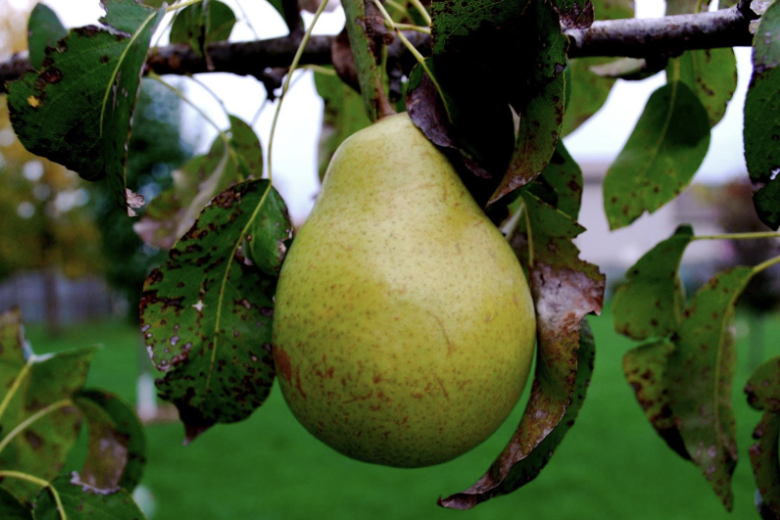
#> input picture images/pair-color.png, 780 x 520 px
$ jupyter execute lecture-14-point-operations.ipynb
#> lines starting #> are read from the running program, lines starting #| are printed output that depends on the picture; after the words box and inside, x2 and y2 are one past the last pixel; in counts of white or black regions, pixels touching at a corner belong together
[cell 1]
import numpy as np
import cv2
from matplotlib import pyplot as plt

[cell 2]
img = cv2.imread("../images/pair-color.png")
#> img is the input picture: shape (520, 780, 3); mean B, G, R 53.2, 88.5, 75.6

[cell 3]
plt.imshow(img[:,:,::-1])

[cell 4]
img_gray = cv2.cvtColor(img, cv2.COLOR_BGR2GRAY)
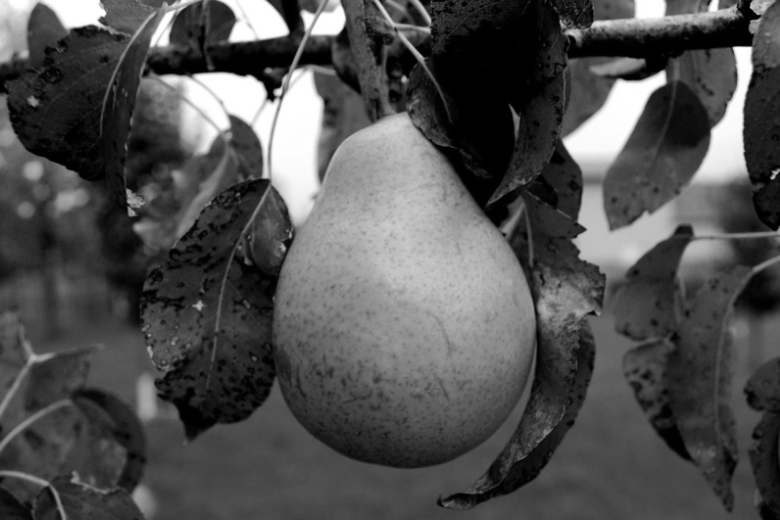
#> img_gray: shape (520, 780); min 0, max 255, mean 80.6

[cell 5]
plt.imshow(img_gray, cmap="gray")
plt.yticks([])
plt.xticks([])

[cell 6]
img_disp = np.maximum(0, np.minimum(255, img_gray.astype(int)))
plt.figure(figsize=(8, 8))
plt.imshow(img_disp, cmap="gray")
plt.yticks([])
plt.xticks([])
plt.figure(figsize=(8, 3))
_, _, _ = plt.hist(img_disp.flatten(), bins=np.linspace(0, 255, 255), color="black")
plt.yticks([])
plt.xticks([0, 255])
plt.xlim(0, 255)

[cell 7]
img_disp = np.maximum(0, np.minimum(255, img_gray.astype(int) * 1.5))
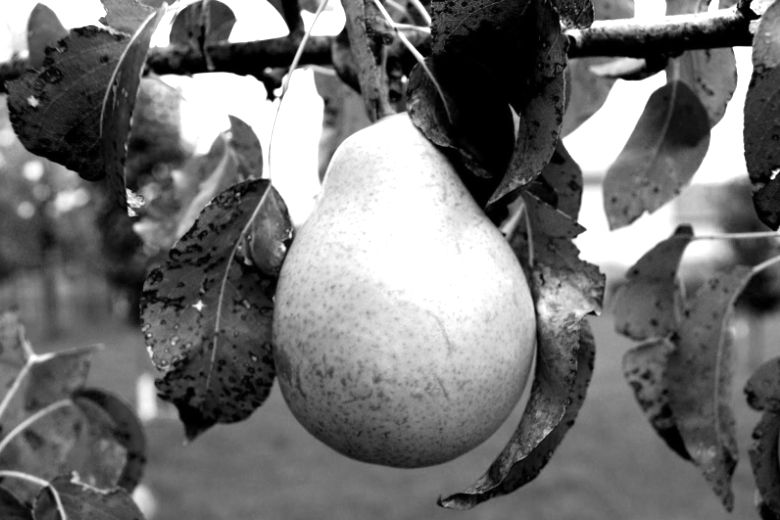
#> img_disp: shape (520, 780) float64; min 0, max 255, mean 113.6
plt.figure(figsize=(8, 8))
plt.imshow(img_disp, cmap="gray")
plt.yticks([])
plt.xticks([])
plt.figure(figsize=(8, 3))
_, _, _ = plt.hist(img_disp.flatten(), bins=np.linspace(0, 255, 255), color="black")
plt.yticks([])
plt.xticks([0, 255])
plt.xlim(0, 255)
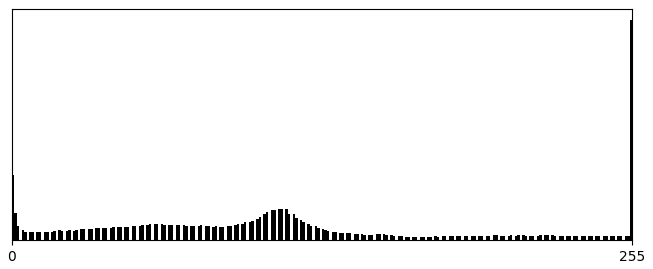
#> figure drawn by matplotlib, 1 panel

[cell 8]
img_disp = np.maximum(0, np.minimum(255, img_gray.astype(int) + 50))
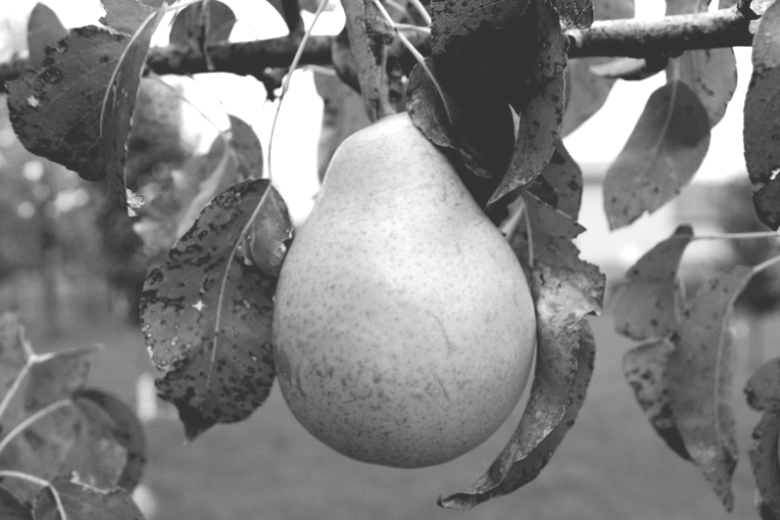
#> img_disp: shape (520, 780) int64; min 50, max 255, mean 128.5
plt.figure(figsize=(8, 8))
plt.imshow(img_disp, cmap="gray")
plt.yticks([])
plt.xticks([])
plt.figure(figsize=(8, 3))
_, _, _ = plt.hist(img_disp.flatten(), bins=np.linspace(0, 255, 255), color="black")
plt.yticks([])
plt.xticks([0, 255])
plt.xlim(0, 255)
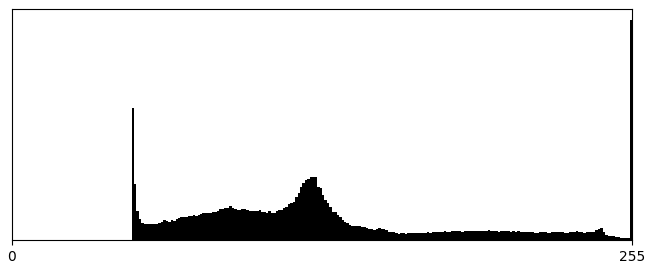
#> figure drawn by matplotlib, 1 panel

[cell 9]
img_disp = np.maximum(0, np.minimum(255, img_gray.max() - img_gray))
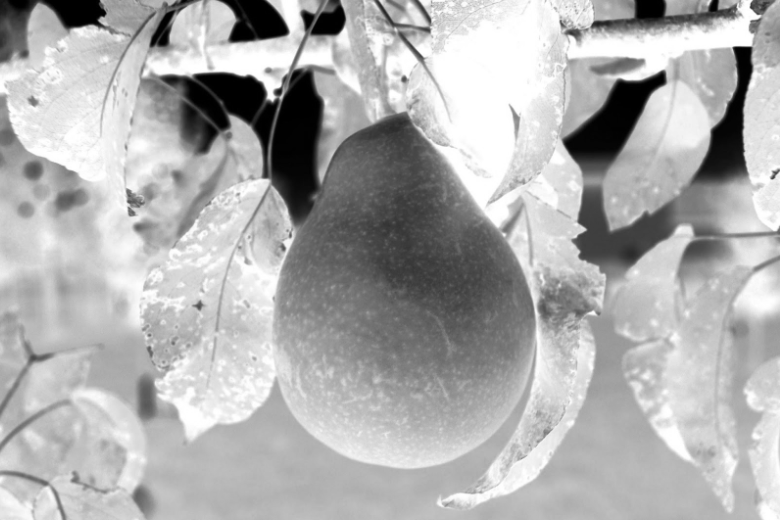
#> img_disp: shape (520, 780); min 0, max 255, mean 174.4
plt.figure(figsize=(8, 8))
plt.imshow(img_disp, cmap="gray")
plt.yticks([])
plt.xticks([])
plt.figure(figsize=(8, 3))
_, _, _ = plt.hist(img_disp.flatten(), bins=np.linspace(0, 255, 255), color="black")
plt.yticks([])
plt.xticks([0, 255])
plt.xlim(0, 255)
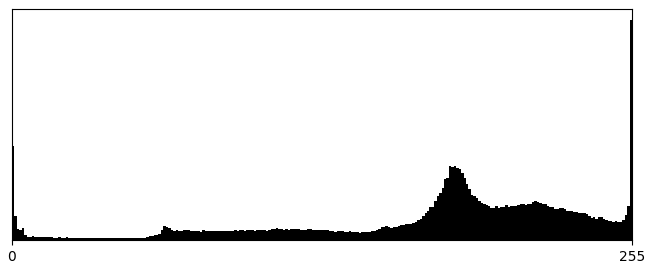
#> figure drawn by matplotlib, 1 panel

[cell 10]
img_disp = np.maximum(0, np.minimum(255, 255*(img_gray > 90)))
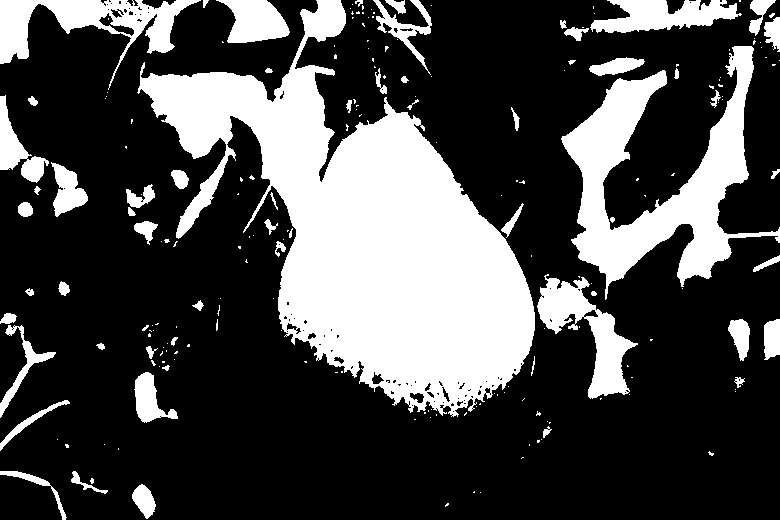
#> img_disp: shape (520, 780) int64; 28.7% white; 207 white regions (145 under 20 px), largest, box (x1, y1, x2, y2) and area: (137, 0, 535, 417) 68377, (561, 46, 780, 300) 18582, (0, 0, 201, 90) 5771
plt.figure(figsize=(8, 8))
plt.imshow(img_disp, cmap="gray")
plt.yticks([])
plt.xticks([])
plt.figure(figsize=(8, 3))
_, _, _ = plt.hist(img_disp.flatten(), bins=np.linspace(0, 255, 255), color="black")
plt.yticks([])
plt.xticks([0, 255])
plt.xlim(0, 255)
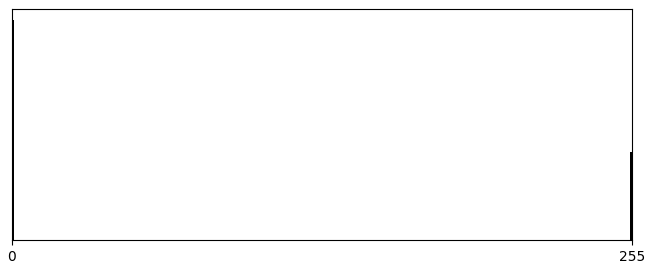
#> figure drawn by matplotlib, 1 panel

[cell 11]
img_disp = np.maximum(0, np.minimum(255, (img_gray**1.1).astype(int)))
plt.figure(figsize=(8, 8))
plt.imshow(img_disp, cmap="gray")
plt.yticks([])
plt.xticks([])
plt.figure(figsize=(8, 3))
_, _, _ = plt.hist(img_disp.flatten(), bins=np.linspace(0, 255, 255), color="black")
plt.yticks([])
plt.xticks([0, 255])
plt.xlim(0, 255)
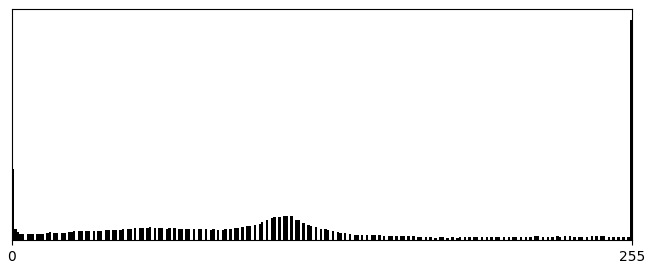
#> figure drawn by matplotlib, 1 panel
